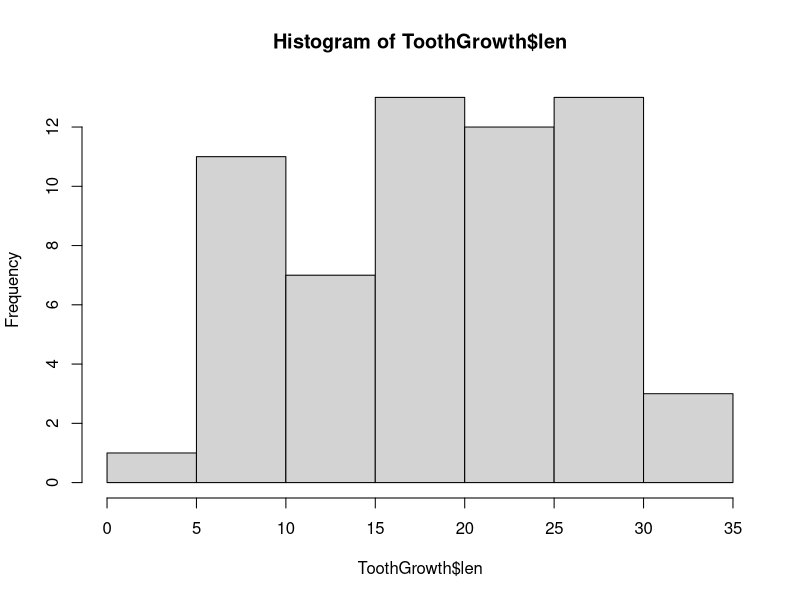
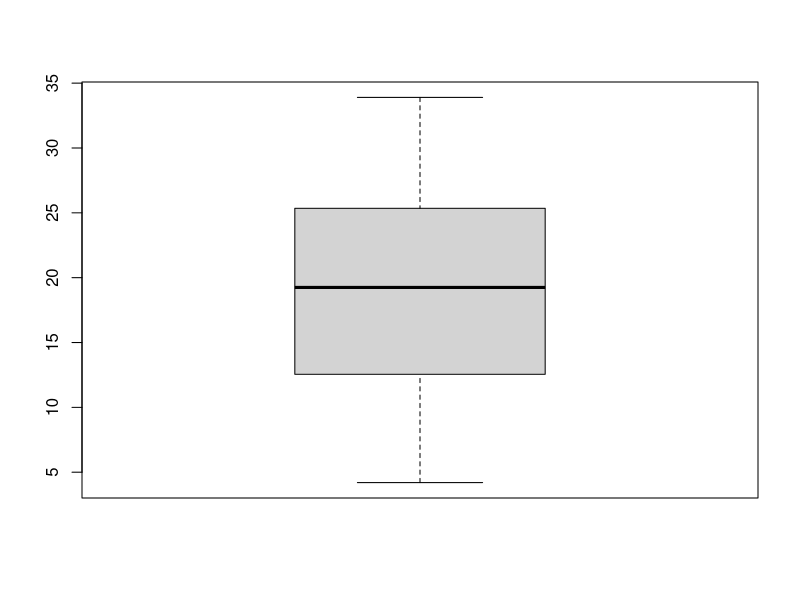
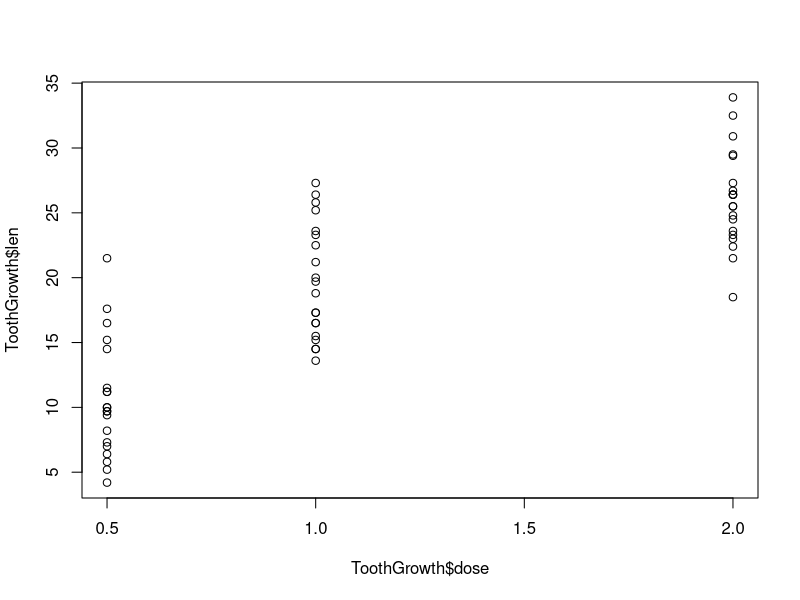

Generate these figures, in order, with R: (Note: this script raises an error after producing the figures.)
## ---- chunk 1
library(datasets)
data("ToothGrowth")
## ---- chunk 2
str(ToothGrowth)
colnames(ToothGrowth)
rownames(ToothGrowth)
dim(ToothGrowth)
summary(ToothGrowth)
unique(ToothGrowth$dose)
## ---- chunk 3
hist(ToothGrowth$len)
boxplot(ToothGrowth$len)
plot(ToothGrowth$dose, ToothGrowth$len)

library(ggplot2)
ggplot(data=ToothGrowth, aes(dose, len)) + geom_bar() + geom_point() + facet_wrap(~supp)
## ---- chunk 4
t.test(len ~ supp, paired = F, var.equal = F, data = ToothGrowth)
## ---- chunk 5
# COMPARISON WITH 0.5 and 1.0
ToothGrowth1 <- subset(ToothGrowth, ToothGrowth$dose %in% c(0.5,1.0))
ToothGrowth2 <- subset(ToothGrowth, ToothGrowth$dose %in% c(1.0,2.0))
ToothGrowth3 <- subset(ToothGrowth, ToothGrowth$dose %in% c(0.5,2.0))
t.test(len ~ dose, paired = F, var.equal = F, data = ToothGrowth1)
t.test(len ~ dose, paired = F, var.equal = F, data = ToothGrowth2)
t.test(len ~ dose, paired = F, var.equal = F, data = ToothGrowth3)
